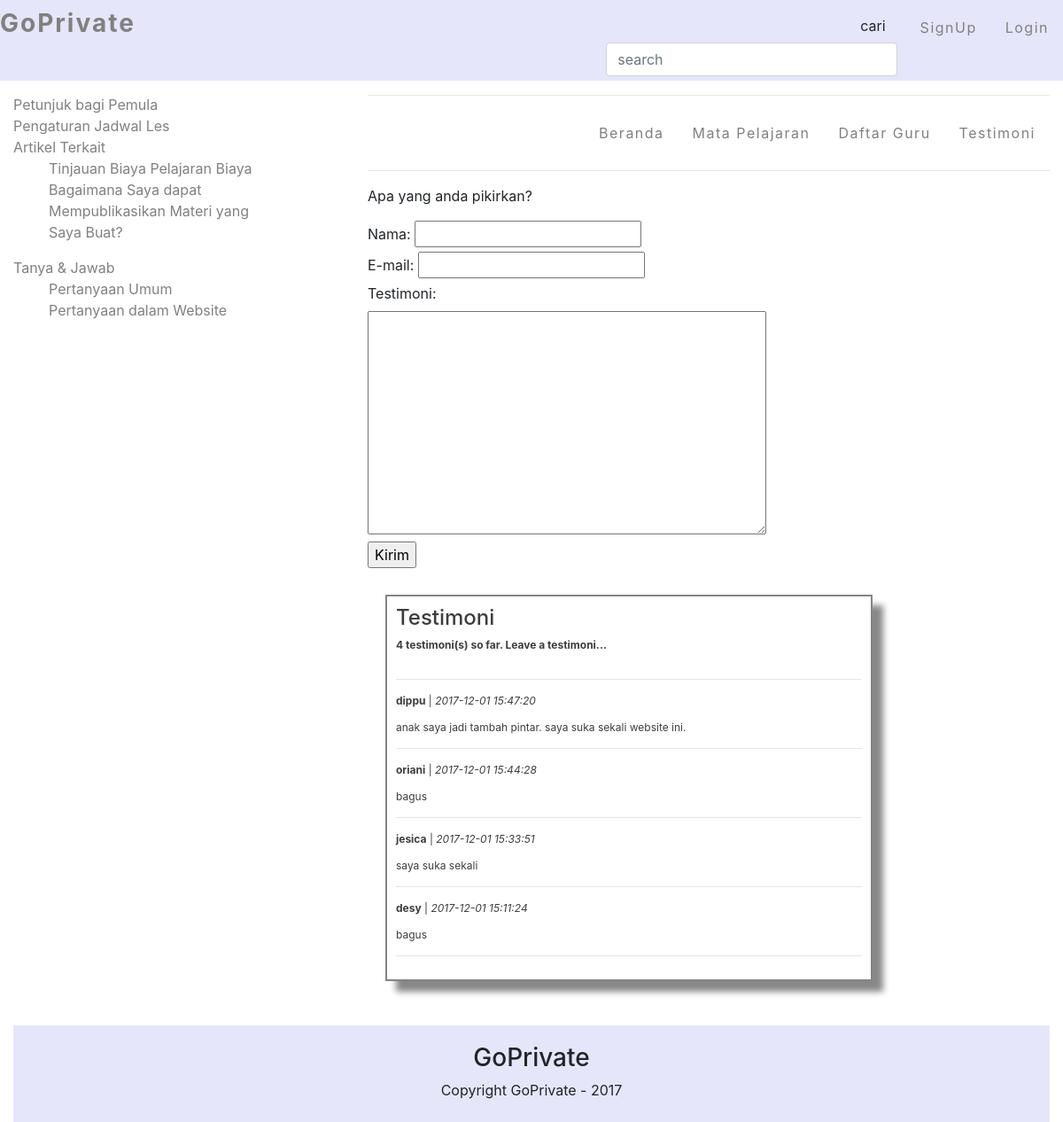
The app's page /testimoni.php with its own data.
### tables this page shows
CREATE TABLE `testimoni` (
  `id_tes` int(3) NOT NULL,
  `nama` varchar(30) NOT NULL DEFAULT '',
  `email` varchar(30) NOT NULL,
  `testimoni` varchar(250) NOT NULL DEFAULT '',
  `date` datetime NOT NULL,
  `art_id` int(3) NOT NULL,
  `art_url` varchar(60) NOT NULL
);

### publishcomment.php (the view, shortened to what this page needs)
<?php
function gettestimoni($art_id){
	$con=mysqli_connect("localhost", "root", "");
$commentquery = mysqli_query($con,"SELECT * FROM testimoni WHERE art_id='$art_id'
ORDER BY id_tes DESC") or die(mysqli_error($con));
$commentNum = mysqli_num_rows($commentquery);
echo "<h4>" . "Testimoni" . "</h4>";
echo "<b>" . $commentNum . " testimoni(s) so far. Leave a testimoni..." .
"</b>" . "<br />" . "<br />";
echo "<hr>";
while($row = mysqli_fetch_array($commentquery))
 {
 echo "<b>" . $row['nama'] . "</b>" . " " . " | " . " " . "<i>" .
$row['date'] . "</i>" . "<br />" . "<br />" . $row['testimoni'] . "<br />";
 echo "<hr>";
 }
}
?>

### testimoni.php (shortened to what this page needs)
<!DOCTYPE html>
<html lang="en">
<head>
    <link rel="stylesheet" href="css/bootstrap.css" type="text/css">
    <link rel="stylesheet" href="css/bootstrap.min.css" type="text/css">
</head>
<body>
    <nav style="padding-top: 5px;background-color: lavender; letter-spacing: 2px;>
        <div class="navbar-header">
          <a class="navbar-brand" href="index.html"><h3><b>GoPrivate</b></h3></a>
        <li><a href="login.html">Login</a></li>
        <li><a href="signup.html">SignUp</a></li>
        <li style="padding-top: 5px; padding-right: 10px;padding-bottom: 5px;">
          <input style="float:right;" type="button" class="btn btn- btn-md" value="cari" style="text-decoration: none">
          <input style="float:right;" class="form-control" type="search" placeholder="search" required="" style ="text-decoration: none">
        </li>
      </nav>
  <div class="container-fluid">
      <div class="row">
        <div class="col-sm-4" style="padding-top: 15px;">
          <a href="#"> Petunjuk bagi Pemula<br></a>
          <a href="#"> Pengaturan Jadwal Les<br></a>
          <a href="#"> Artikel Terkait <br></a>
            <ul style="list-style-type: none;">
              <la></label><a href="#"> Tinjauan Biaya Pelajaran Biaya</a><br></la>
              <la><a href="#">Bagaimana Saya dapat <br>
                  Mempublikasikan Materi yang <br>
                  Saya Buat?</a></la>
            </ul>
          <a href="#"> Tanya & Jawab </a>
            <ul style="list-style-type: none;">
              <la><a href="#"> Pertanyaan Umum</a><br></la>
              <la><a href="#">Pertanyaan dalam Website</a></la>
            </ul>
        </div>
        <div class="col-sm-8">
          <nav class="navbar-collapse"><hr>
              <li><a href="testimoni.html">Testimoni</a></li>
              <li><a href="daftarguru.html">Daftar Guru</a></li>
              <li><a href="matapelajaran.html">Mata Pelajaran</a></li>
              <li><a href="index.html">Beranda</a></li>
          </nav><hr>
<section id="content">
        <p>Apa yang anda pikirkan?</p>
        <form id="contacts-form" action="submit_tes.php" method="post">
          <fieldset>
            <div class="field">
              <label>Nama:</label>
              <input type="text" name="nama" value=""/>
            </div>
            <div class="field">
              <label>E-mail:</label>
              <input type="email" name="email" value=""/>
            </div>
            <div class="field extra">
              <label>Testimoni:</label><br>
              <textarea cols="1" rows="1" name="testimoni"></textarea>
<input name="art_url" value="testimoni.php" type="hidden"><br>
            </div><br>
            <input type="submit" name="tombol" value="Kirim"/>
          </fieldset>
        </form>
        <div id="publishcomment">
<?php include("publishcomment.php"); gettestimoni("1"); ?></div>
      </div>
        </div>
        <div class="footer col-sm-12" style="background-color:lavender; padding-top: 20px;">
          <center><h3> GoPrivate </h3></center>
          <center>Copyright GoPrivate - 2017</center><br>
        </div>
      </div>
</body>

### testimoni.php (style rules this page uses)
#publishcomment { border: 2px solid #848484; box-shadow: 12px 12px 7px #888888; margin: 30px 0 50px 20px; padding: 10px; max-height: 100%; color: #3d3d3d; width: 550px; font-size: 12px; line-height: 15px; }
#publishcomment hr { color: #ccc; }
textarea { width: 450px; height: 252px; }
.field.extra { height: 268px; }
nav { list-style-type: none; margin: 0; padding: 0; overflow: hidden; }
li { float: right; }
li a { display: inline-block; color: gray; text-align: center; padding: 14px 16px; text-decoration: none; letter-spacing: 1.5px; }
a { color: gray; text-decoration: none; list-style-type: none; }

### records on screen
testimoni: nama "dippu", date "2017-12-01 15:47:20", testimoni "anak saya jadi tambah pintar. saya suka sekali website ini."
testimoni: nama "oriani", date "2017-12-01 15:44:28", testimoni "bagus"
testimoni: nama "jesica", date "2017-12-01 15:33:51", testimoni "saya suka sekali"
testimoni: nama "desy", date "2017-12-01 15:11:24", testimoni "bagus"

### other values on screen
$commentNum "4"
